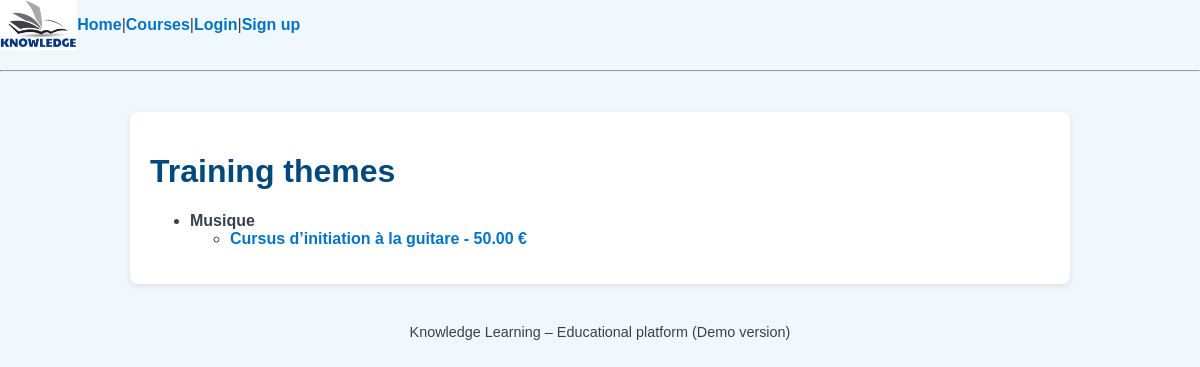
Before: /courses/ with the older database file.
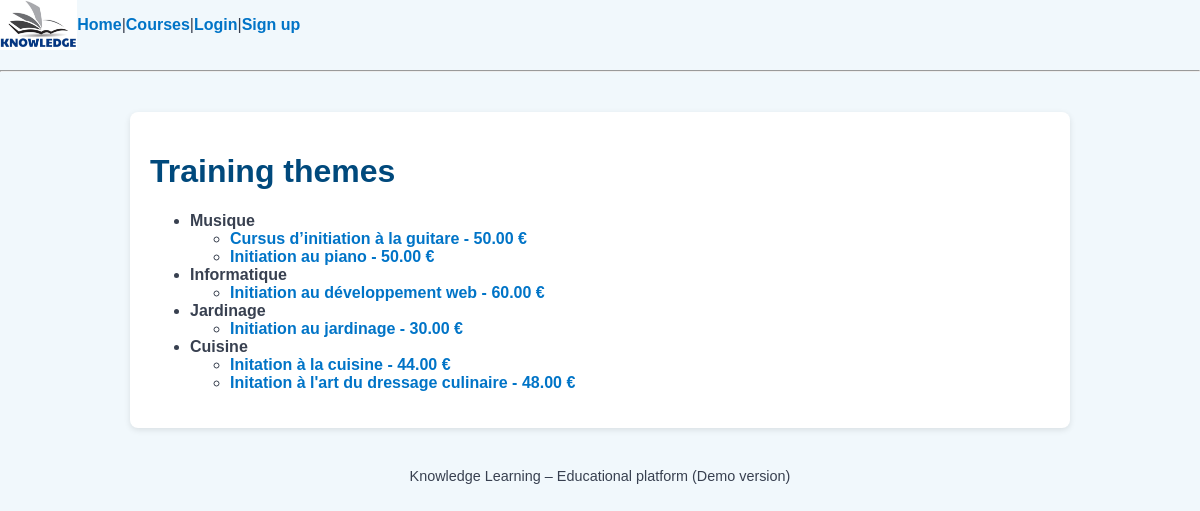
After: the same page with the newer database file.
### courses/models.py (models this page shows, shortened)
class Theme(models.Model):
    title = models.CharField(max_length=100)
    description = models.TextField()
    created_at = models.DateTimeField(auto_now_add=True)
    updated_at = models.DateTimeField(auto_now=True)
    created_by = models.ForeignKey(
        User, null=True, blank=True,
        on_delete=models.SET_NULL,
        related_name='themes_created'
    )
    updated_by = models.ForeignKey(
        User, null=True, blank=True,
        on_delete=models.SET_NULL,
        related_name='themes_updated'
    )

class Course(models.Model):
    theme = models.ForeignKey(
        Theme,
        on_delete=models.CASCADE,
        related_name='courses'
    )
    title = models.CharField(max_length=150)
    description = models.TextField()
    price = models.DecimalField(max_digits=6, decimal_places=2)
    created_at = models.DateTimeField(auto_now_add=True)
    updated_at = models.DateTimeField(auto_now=True)
    created_by = models.ForeignKey(
        User, null=True, blank=True,
        on_delete=models.SET_NULL,
        related_name='courses_created'
    )
    updated_by = models.ForeignKey(
        User, null=True, blank=True,
        on_delete=models.SET_NULL,
        related_name='courses_updated'
    )

### courses/views.py (the view)
# urls.py: path('', theme_list, name='theme_list'),
def theme_list(request):
    themes = Theme.objects.all()
    return render(request, 'courses/theme_list.html', {'themes': themes})

### courses/templates/courses/theme_list.html
{% extends "base.html" %}
{% block content %}
<h1>Training themes</h1>
<ul>
{% for theme in themes %}
    <li>
        <strong>{{ theme.title }}</strong>
        <ul>
        {% for course in theme.courses.all %}
            <li>
                <a href="/courses/course/{{ course.id }}/">
                    {{ course.title }} - {{ course.price }} €
                </a>
            </li>
        {% endfor %}
        </ul>
    </li>
{% endfor %}
</ul>
{% endblock %}

### courses/templates/base.html (shortened to what this page needs)
{% load static %}
<!DOCTYPE html>
<html lang="en">
<head>
    <link rel="stylesheet" href="{% static 'css/style.css' %}">
</head>
<body>
<header style="margin-bottom: 20px;">
    <img
        src="{% static 'images/logo.png' %}"
        alt="Knowledge Learning logo"
        style="height: 50px;"
    >
    <a href="{% url 'home' %}">Home</a> |
    <a href="{% url 'theme_list' %}">Courses</a>
    {% if user.is_authenticated %}
      <form method="post" action="{% url 'logout' %}" style="display:inline;">
    {% csrf_token %}
        <button type="submit" class="btn">Logout</button>
      </form>
    {% else %}
        | <a href="{% url 'login' %}">Login</a>
        | <a href="{% url 'register' %}">Sign up</a>
    {% endif %}
</header>
<hr>
<div class="container">
    {% block content %}
    {% endblock %}
</div>
<footer style="margin-top: 40px; font-size: 0.9em; text-align: center;">
    Knowledge Learning – Educational platform (Demo version)
</footer>
</body>
</html>

### static/css/style.css (style rules this page uses)
header { display: flex; align-items: center; }
header img { vertical-align: middle; }
body { font-family: "Comic Sans MS", Arial, sans-serif; background-color: #f1f8fc; color: #384050; margin: 0; padding: 0; }
.container { max-width: 900px; margin: 40px auto; padding: 20px; background: white; border-radius: 8px; box-shadow: 0 2px 6px rgba(0, 0, 0, 0.1); }
h1, h2, h3 { color: #00497c; }
a { color: #0074c7; text-decoration: none; font-weight: bold; }

Changed rows visible on the page:
added Course: title "Initiation au piano", price "50.00", shown under Theme "Musique"
added Theme: title "Informatique"
added Course: title "Initiation au développement web", price "60.00", shown under "Informatique"
added Theme: title "Jardinage"
added Course: title "Initiation au jardinage", price "30.00", shown under "Jardinage"
added Theme: title "Cuisine"
added Course: title "Initation à la cuisine", price "44.00", shown under "Cuisine"
added Course: title "Initation à l'art du dressage culinaire", price "48.00", shown under "Cuisine"
